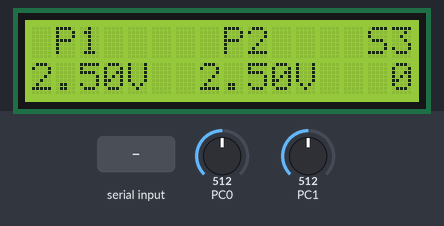
Bench run of a program on a simulated ATmega328P, built with avr-gcc and emulated at 16 MHz. Parts: 16×2 character LCD. Wiring (inferred from the names in the program): character LCD (HD44780): RS PB0; E PB1; data PD2, PD3, PD4, PD5, PD6, PD7, PB2, PB3. The inputs (shaded band) are chosen by the test bench; at power-on: PC0 = 512, PC1 = 512. What the program prints to the serial monitor is not drawn.

Above: at 1.2 s.
1.3 s: "+" received over Serial
At 3.3 s:
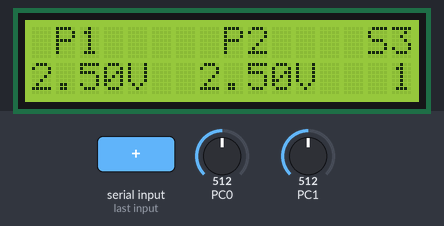
3.8 s: PC0 set to 716
At 4.3 s:
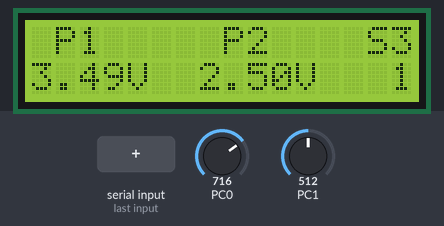
5.4 s: PC1 set to 716
At 6.6 s:
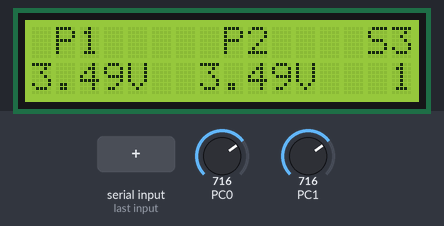
7.1 s: "-" received over Serial
At 9.0 s:
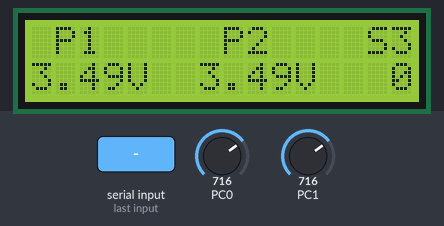
9.3 s: PC0 set to 900
At 9.8 s:
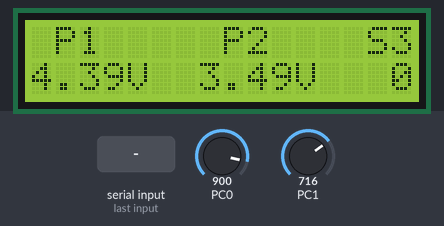
10.8 s: PC1 set to 900
At 12.3 s:
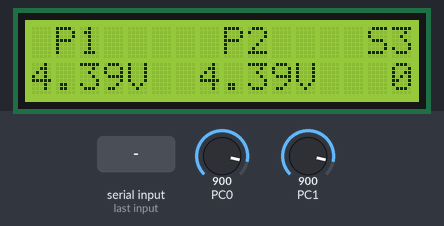
Timing chart, 0 to 13.5 s (numbered marks = the images above; inputs shaded):
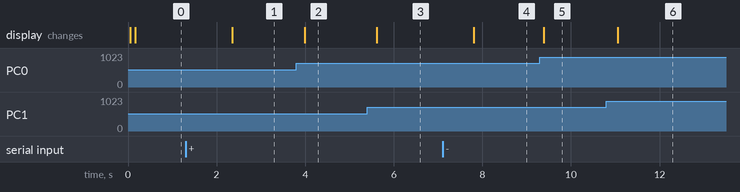

Measured:
- after the input at 1.3 s, the display: changes after 1.1 s (image 1)
- after the input at 3.8 s, the display: changes after 0.19 s (image 2)
- after the input at 5.4 s, the display: changes after 0.21 s (image 3)
- after the input at 7.1 s, the display: changes after 0.70 s (image 4)
- after the input at 9.3 s, the display: changes after 0.09 s (image 5)
- after the input at 10.8 s, the display: changes after 0.26 s (image 6)

The program:

main.c
```c
/*
 * LAB2.c
 *
 * JOSE FERNANDO GORDILLO FLORES
 */

#define F_CPU 16000000UL
#include <avr/io.h>
#include <util/delay.h>
#include <stdio.h>
#include "lcd.h"
#include "adc.h"
#include "uart.h"

int main(void) {
	lcd_init();
	adc_init();
	uart_init();

	uint16_t adc_pot1, adc_pot2;
	uint16_t volt_pot1, volt_pot2;
	char buffer[9];
	int16_t contador_s3 = 0;  // Contador S3
	uint8_t received_char;

	lcd_clear();
	lcd_set_cursor(0, 1);
	lcd_string("P1");
	lcd_set_cursor(0, 8);
	lcd_string("P2");
	lcd_set_cursor(0, 14);
	lcd_string("S3");

	// Mensaje inicial por UART
	uart_string("=== LAB2 - LCD y UART ===\r\n");
	uart_string("Comandos: '+' incrementar, '-' decrementar\r\n\r\n");

	while (1) {
		// Leer los dos potenciómetros
		adc_pot1 = adc_read(ADC_CHANNEL_0); // A0
		adc_pot2 = adc_read(ADC_CHANNEL_1); // A1

		// Convertir a milivoltios
		volt_pot1 = adc_to_voltage_mv(adc_pot1);
		volt_pot2 = adc_to_voltage_mv(adc_pot2);

		// Mostrar voltajes en LCD
		lcd_set_cursor(1, 0);
		sprintf(buffer, "%1d.%02dV", volt_pot1/1000, (volt_pot1%1000)/10);
		lcd_string(buffer);

		lcd_set_cursor(1, 7);
		sprintf(buffer, "%1d.%02dV", volt_pot2/1000, (volt_pot2%1000)/10);
		lcd_string(buffer);

		// Mostrar contador S3 en LCD
		lcd_set_cursor(1, 14);
		sprintf(buffer, "%2d", contador_s3);
		lcd_string(buffer);

		// Enviar voltajes por UART
		char uart_line[40];
		sprintf(uart_line, "P1: %1d.%02dV  P2: %1d.%02dV  S3: %2d      \r",
		volt_pot1/1000, (volt_pot1%1000)/10,
		volt_pot2/1000, (volt_pot2%1000)/10,
		contador_s3);
		uart_string(uart_line);

		// Verificar si hay comandos recibidos por UART
		if (uart_data_available()) {
			received_char = uart_receive();

			if (received_char == '+') {
				contador_s3++;
				uart_string("S3 incrementado\r\n");
			}
			else if (received_char == '-') {
				contador_s3--;
				uart_string("S3 decrementado\r\n");
			}
		}

		_delay_ms(500); // Actualiza cada 500 ms
	}
	return 0;
}
```

adc.c
```c
#define F_CPU 16000000UL
#include <avr/io.h>
#include <util/delay.h>
#include "adc.h"

// Inicializar el ADC
void adc_init(void) {
	// Configurar referencia de voltaje (AVCC con capacitor externo en AREF)
	// REFS1 = 0, REFS0 = 1 -> AVCC como referencia
	ADMUX = (1 << REFS0);

	// Habilitar ADC y configurar prescaler
	// Para 16MHz, prescaler de 128 da frecuencia ADC de 125kHz (óptima)
	// ADEN = 1 (habilitar ADC)
	// ADPS2:0 = 111 (prescaler 128)
	ADCSRA = (1 << ADEN) | (1 << ADPS2) | (1 << ADPS1) | (1 << ADPS0);

	// Realizar una conversión dummy para estabilizar el ADC
	adc_read(0);
}

// Leer valor del ADC en el canal especificado
uint16_t adc_read(uint8_t channel) {
	// Verificar que el canal sea válido (0-7)
	if(channel > 7) return 0;

	// Seleccionar canal manteniendo la configuración de referencia
	ADMUX = (ADMUX & 0xF0) | (channel & 0x0F);

	// Esperar un poco para que se estabilice la selección del canal
	_delay_us(10);

	// Iniciar conversión
	ADCSRA |= (1 << ADSC);

	// Esperar a que termine la conversión
	while(ADCSRA & (1 << ADSC));

	// Retornar el resultado (registro ADC de 16 bits, pero solo 10 bits útiles)
	return ADC;
}

// Convertir valor ADC a voltaje en milivoltios
uint16_t adc_to_voltage_mv(uint16_t adc_value) {
	// Conversión: (adc_value * Vref_mV) / resolución_ADC
	// Para evitar overflow, usar aritmética de 32 bits
	uint32_t voltage = ((uint32_t)adc_value * ADC_VREF_MV) / ADC_RESOLUTION;
	return (uint16_t)voltage;
}

// Convertir valor ADC a porcentaje (0-100%)
uint8_t adc_to_percentage(uint16_t adc_value) {
	// Conversión: (adc_value * 100) / (resolución_ADC - 1)
	uint32_t percentage = ((uint32_t)adc_value * 100) / (ADC_RESOLUTION - 1);
	if(percentage > 100) percentage = 100;
	return (uint8_t)percentage;
}
```

adc.h
```c
#ifndef ADC_H
#define ADC_H

#include <avr/io.h>

// Definiciones para el ADC
#define ADC_VREF_MV     5000    // Voltaje de referencia en mV (5V)
#define ADC_RESOLUTION  1024    // Resolución del ADC (10 bits = 2^10)

// Canales ADC disponibles
#define ADC_CHANNEL_0   0       // A0 - PC0
#define ADC_CHANNEL_1   1       // A1 - PC1
#define ADC_CHANNEL_2   2       // A2 - PC2
#define ADC_CHANNEL_3   3       // A3 - PC3
#define ADC_CHANNEL_4   4       // A4 - PC4
#define ADC_CHANNEL_5   5       // A5 - PC5

// Prototipos de funciones
void adc_init(void);
uint16_t adc_read(uint8_t channel);
uint16_t adc_to_voltage_mv(uint16_t adc_value);
uint8_t adc_to_percentage(uint16_t adc_value);

#endif
```

uart.c
```c
#define F_CPU 16000000UL
#include <avr/io.h>
#include <stdio.h>
#include "uart.h"

// Inicializar UART
void uart_init(void) {
	// Configurar baud rate
	UBRR0H = (uint8_t)(UBRR_VALUE >> 8);
	UBRR0L = (uint8_t)UBRR_VALUE;

	// Habilitar transmisión y recepción
	UCSR0B = (1 << TXEN0) | (1 << RXEN0);

	// Configurar formato: 8 bits de datos, 1 bit de stop, sin paridad
	UCSR0C = (1 << UCSZ01) | (1 << UCSZ00);
}

// Transmitir un byte
void uart_transmit(uint8_t data) {
	// Esperar a que el buffer de transmisión esté vacío
	while (!(UCSR0A & (1 << UDRE0)));
	UDR0 = data;
}

// Recibir un byte
uint8_t uart_receive(void) {
	// Esperar a que llegue un dato
	while (!(UCSR0A & (1 << RXC0)));
	return UDR0;
}

// Verificar si hay datos disponibles
uint8_t uart_data_available(void) {
	return (UCSR0A & (1 << RXC0));
}

// Enviar cadena de caracteres
void uart_string(const char* str) {
	while(*str) {
		uart_transmit(*str++);
	}
}

// Enviar voltaje formateado
void uart_print_voltage(uint16_t voltage_mv, const char* label) {
	char buffer[20];
	sprintf(buffer, "%s: %d.%02dV\r\n", label, voltage_mv/1000, (voltage_mv%1000)/10);
	uart_string(buffer);
}
```

uart.h
```c
#ifndef UART_H
#define UART_H

#include <avr/io.h>
#include <stdio.h>

// Configuración UART
#define BAUD_RATE 9600
#define UBRR_VALUE ((F_CPU / (16UL * BAUD_RATE)) - 1)

// Prototipos de funciones
void uart_init(void);
void uart_transmit(uint8_t data);
uint8_t uart_receive(void);
uint8_t uart_data_available(void);
void uart_string(const char* str);
void uart_print_voltage(uint16_t voltage_mv, const char* label);

#endif
```

lcd.c
```c
#define F_CPU 16000000UL
#include <avr/io.h>
#include <util/delay.h>
#include "lcd.h"

// Función para poner los datos en los pines correctos
void lcd_set_data(uint8_t data) {
	// D0-D5 en PORTD, D6-D7 en PORTB
	if (data & (1 << 0)) LCD_D0_PORT |= (1 << LCD_D0_PIN);
	else LCD_D0_PORT &= ~(1 << LCD_D0_PIN);

	if (data & (1 << 1)) LCD_D1_PORT |= (1 << LCD_D1_PIN);
	else LCD_D1_PORT &= ~(1 << LCD_D1_PIN);

	if (data & (1 << 2)) LCD_D2_PORT |= (1 << LCD_D2_PIN);
	else LCD_D2_PORT &= ~(1 << LCD_D2_PIN);

	if (data & (1 << 3)) LCD_D3_PORT |= (1 << LCD_D3_PIN);
	else LCD_D3_PORT &= ~(1 << LCD_D3_PIN);

	if (data & (1 << 4)) LCD_D4_PORT |= (1 << LCD_D4_PIN);
	else LCD_D4_PORT &= ~(1 << LCD_D4_PIN);

	if (data & (1 << 5)) LCD_D5_PORT |= (1 << LCD_D5_PIN);
	else LCD_D5_PORT &= ~(1 << LCD_D5_PIN);

	if (data & (1 << 6)) LCD_D6_PORT |= (1 << LCD_D6_PIN);
	else LCD_D6_PORT &= ~(1 << LCD_D6_PIN);

	if (data & (1 << 7)) LCD_D7_PORT |= (1 << LCD_D7_PIN);
	else LCD_D7_PORT &= ~(1 << LCD_D7_PIN);
}

// Pulso de habilitación
void lcd_pulse_enable(void) {
	LCD_CTRL_PORT |= (1 << LCD_E);   // E = 1
	_delay_us(1);                    // Pulso mínimo
	LCD_CTRL_PORT &= ~(1 << LCD_E);  // E = 0
	_delay_us(50);                   // Tiempo de setup
}

// Enviar comando a la LCD
void lcd_command(uint8_t cmd) {
	LCD_CTRL_PORT &= ~(1 << LCD_RS); // RS = 0 para comando
	lcd_set_data(cmd);               // Colocar comando en pines de datos
	lcd_pulse_enable();              // Generar pulso Enable
	_delay_ms(2);                    // Tiempo de ejecución del comando
}

// Enviar dato a la LCD
void lcd_data(uint8_t data) {
	LCD_CTRL_PORT |= (1 << LCD_RS);  // RS = 1 para datos
	lcd_set_data(data);              // Colocar dato en pines de datos
	lcd_pulse_enable();              // Generar pulso Enable
	_delay_us(50);                   // Tiempo de ejecución del dato
}

// Inicializar LCD
void lcd_init(void) {
	// Configurar pines de datos como salida
	LCD_D0_DDR |= (1 << LCD_D0_PIN);
	LCD_D1_DDR |= (1 << LCD_D1_PIN);
	LCD_D2_DDR |= (1 << LCD_D2_PIN);
	LCD_D3_DDR |= (1 << LCD_D3_PIN);
	LCD_D4_DDR |= (1 << LCD_D4_PIN);
	LCD_D5_DDR |= (1 << LCD_D5_PIN);
	LCD_D6_DDR |= (1 << LCD_D6_PIN);
	LCD_D7_DDR |= (1 << LCD_D7_PIN);

	// Pines de control como salida
	LCD_CTRL_DDR |= (1 << LCD_RS) | (1 << LCD_E);

	// Esperar estabilización de la alimentación
	_delay_ms(20);

	// Secuencia de inicialización por software (según datasheet HD44780)
	lcd_command(0x30);  // Function set: 8-bit
	_delay_ms(5);
	lcd_command(0x30);  // Function set: 8-bit
	_delay_us(100);
	lcd_command(0x30);  // Function set: 8-bit

	// Configuración final de la LCD
	lcd_command(LCD_FUNCTION_SET);   // 8-bit, 2 líneas, 5x7 dots
	lcd_command(LCD_DISPLAY_OFF);    // Display off
	lcd_command(LCD_CLEAR);          // Clear display
	lcd_command(LCD_ENTRY_MODE);     // Entry mode: incrementar cursor
	lcd_command(LCD_DISPLAY_ON);     // Display on, cursor off
}

// Mostrar cadena de caracteres
void lcd_string(char* str) {
	while(*str) {
		lcd_data(*str++);
	}
}

// Posicionar cursor
void lcd_set_cursor(uint8_t row, uint8_t col) {
	uint8_t address;
	if(row == 0) {
		address = 0x00 + col;  // Primera línea
		} else {
		address = 0x40 + col;  // Segunda línea
	}
	lcd_command(LCD_SET_CURSOR | address);
}

// Limpiar pantalla
void lcd_clear(void) {
	lcd_command(LCD_CLEAR);
	_delay_ms(2);
}
```

lcd.h
```c
#ifndef LCD_H
#define LCD_H

#include <avr/io.h>
#include <stdio.h>

// Pines de datos LCD
#define LCD_D0_PORT PORTD
#define LCD_D0_DDR  DDRD
#define LCD_D0_PIN  PD2

#define LCD_D1_PORT PORTD
#define LCD_D1_DDR  DDRD
#define LCD_D1_PIN  PD3

#define LCD_D2_PORT PORTD
#define LCD_D2_DDR  DDRD
#define LCD_D2_PIN  PD4

#define LCD_D3_PORT PORTD
#define LCD_D3_DDR  DDRD
#define LCD_D3_PIN  PD5

#define LCD_D4_PORT PORTD
#define LCD_D4_DDR  DDRD
#define LCD_D4_PIN  PD6

#define LCD_D5_PORT PORTD
#define LCD_D5_DDR  DDRD
#define LCD_D5_PIN  PD7

#define LCD_D6_PORT PORTB
#define LCD_D6_DDR  DDRB
#define LCD_D6_PIN  PB2

#define LCD_D7_PORT PORTB
#define LCD_D7_DDR  DDRB
#define LCD_D7_PIN  PB3

// Pines de control
#define LCD_CTRL_PORT PORTB
#define LCD_CTRL_DDR  DDRB
#define LCD_RS        PB0
#define LCD_E         PB1

// Comandos LCD HD44780
#define LCD_CLEAR           0x01
#define LCD_HOME            0x02
#define LCD_ENTRY_MODE      0x06
#define LCD_DISPLAY_ON      0x0C
#define LCD_DISPLAY_OFF     0x08
#define LCD_CURSOR_ON       0x0E
#define LCD_CURSOR_BLINK    0x0F
#define LCD_FUNCTION_SET    0x38  // 8-bit, 2 líneas, 5x7 dots
#define LCD_SET_CURSOR      0x80

// Prototipos de funciones
void lcd_init(void);
void lcd_command(uint8_t cmd);
void lcd_data(uint8_t data);
void lcd_string(char* str);
void lcd_set_cursor(uint8_t row, uint8_t col);
void lcd_clear(void);

#endif
```
